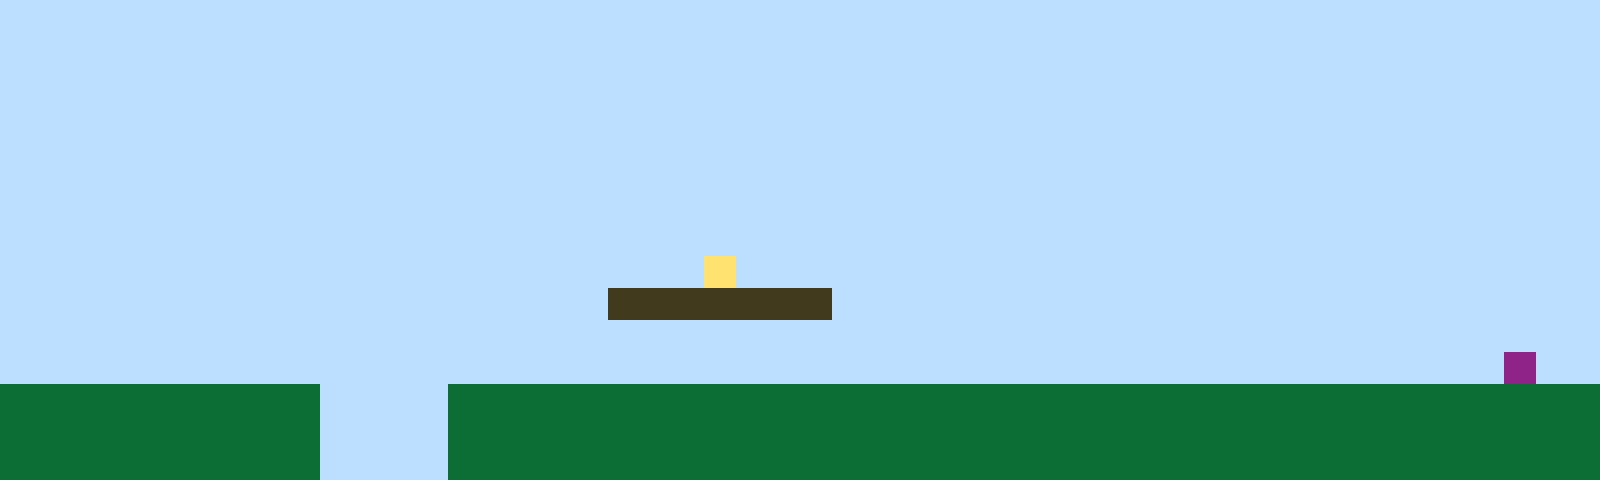

Below is a game level as drawn by its tile map, then a one-line description and the .tmx file that defines it, in full:
An orthogonal 50x15 tile map with 32x32 px tiles, 1 tile layer (Tile Layer 1).

<map version="1.10" tiledversion="1.11.2" orientation="orthogonal" renderorder="right-up" width="50" height="15" tilewidth="32" tileheight="32" infinite="0" nextlayerid="2" nextobjectid="1"><editorsettings><export target="map1.csv" format="csv" /></editorsettings><tileset firstgid="1" name="sprites" tilewidth="32" tileheight="32" tilecount="6" columns="3"><image source="sprites.png" width="96" height="64" /></tileset><layer id="1" name="Tile Layer 1" width="50" height="15"><data encoding="csv">1,1,1,1,1,1,1,1,1,1,1,1,1,1,1,1,1,1,1,1,1,1,1,1,1,1,1,1,1,1,1,1,1,1,1,1,1,1,1,1,1,1,1,1,1,1,1,1,1,1,1,1,1,1,1,1,1,1,1,1,1,1,1,1,1,1,1,1,1,1,1,1,1,1,1,1,1,1,1,1,1,1,1,1,1,1,1,1,1,1,1,1,1,1,1,1,1,1,1,1,1,1,1,1,1,1,1,1,1,1,1,1,1,1,1,1,1,1,1,1,1,1,1,1,1,1,1,1,1,1,1,1,1,1,1,1,1,1,1,1,1,1,1,1,1,1,1,1,1,1,1,1,1,1,1,1,1,1,1,1,1,1,1,1,1,1,1,1,1,1,1,1,1,1,1,1,1,1,1,1,1,1,1,1,1,1,1,1,1,1,1,1,1,1,1,1,1,1,1,1,1,1,1,1,1,1,1,1,1,1,1,1,1,1,1,1,1,1,1,1,1,1,1,1,1,1,1,1,1,1,1,1,1,1,1,1,1,1,1,1,1,1,1,1,1,1,1,1,1,1,1,1,1,1,1,1,1,1,1,1,1,1,1,1,1,1,1,1,1,1,1,1,1,1,1,1,1,1,1,1,1,1,1,1,1,1,1,1,1,1,1,1,1,1,1,1,1,1,1,1,1,1,1,1,1,1,1,1,1,1,1,1,1,1,1,1,1,1,1,1,1,1,1,1,1,1,1,1,1,1,1,1,1,1,1,1,1,1,1,1,1,1,1,1,1,1,1,1,1,1,1,1,1,1,1,1,1,1,1,1,1,1,1,1,1,1,1,1,1,1,1,1,1,1,1,1,1,1,1,1,1,1,1,1,1,1,1,1,1,1,1,1,1,1,1,1,1,1,1,1,1,1,1,1,1,1,1,1,1,1,1,1,1,1,1,1,1,1,1,1,1,1,4,1,1,1,1,1,1,1,1,1,1,1,1,1,1,1,1,1,1,1,1,1,1,1,1,1,1,1,1,1,1,1,1,1,1,1,1,1,1,1,1,1,1,1,1,1,1,3,3,3,3,3,3,3,1,1,1,1,1,1,1,1,1,1,1,1,1,1,1,1,1,1,1,1,1,1,1,1,1,1,1,1,1,1,1,1,1,1,1,1,1,1,1,1,1,1,1,1,1,1,1,1,1,1,1,1,1,1,1,1,1,1,1,1,1,1,1,1,1,1,1,1,1,1,1,1,1,1,1,1,1,1,1,1,1,1,1,1,1,1,1,1,1,1,1,1,1,1,1,1,1,1,1,1,1,1,1,1,1,1,1,1,1,1,1,1,1,1,1,1,1,1,1,1,1,6,1,1,2,2,2,2,2,2,2,2,2,2,1,1,1,1,2,2,2,2,2,2,2,2,2,2,2,2,2,2,2,2,2,2,2,2,2,2,2,2,2,2,2,2,2,2,2,2,2,2,2,2,2,2,2,2,2,2,2,2,2,2,1,1,1,1,2,2,2,2,2,2,2,2,2,2,2,2,2,2,2,2,2,2,2,2,2,2,2,2,2,2,2,2,2,2,2,2,2,2,2,2,2,2,2,2,2,2,2,2,2,2,1,1,1,1,2,2,2,2,2,2,2,2,2,2,2,2,2,2,2,2,2,2,2,2,2,2,2,2,2,2,2,2,2,2,2,2,2,2,2,2</data></layer></map>
